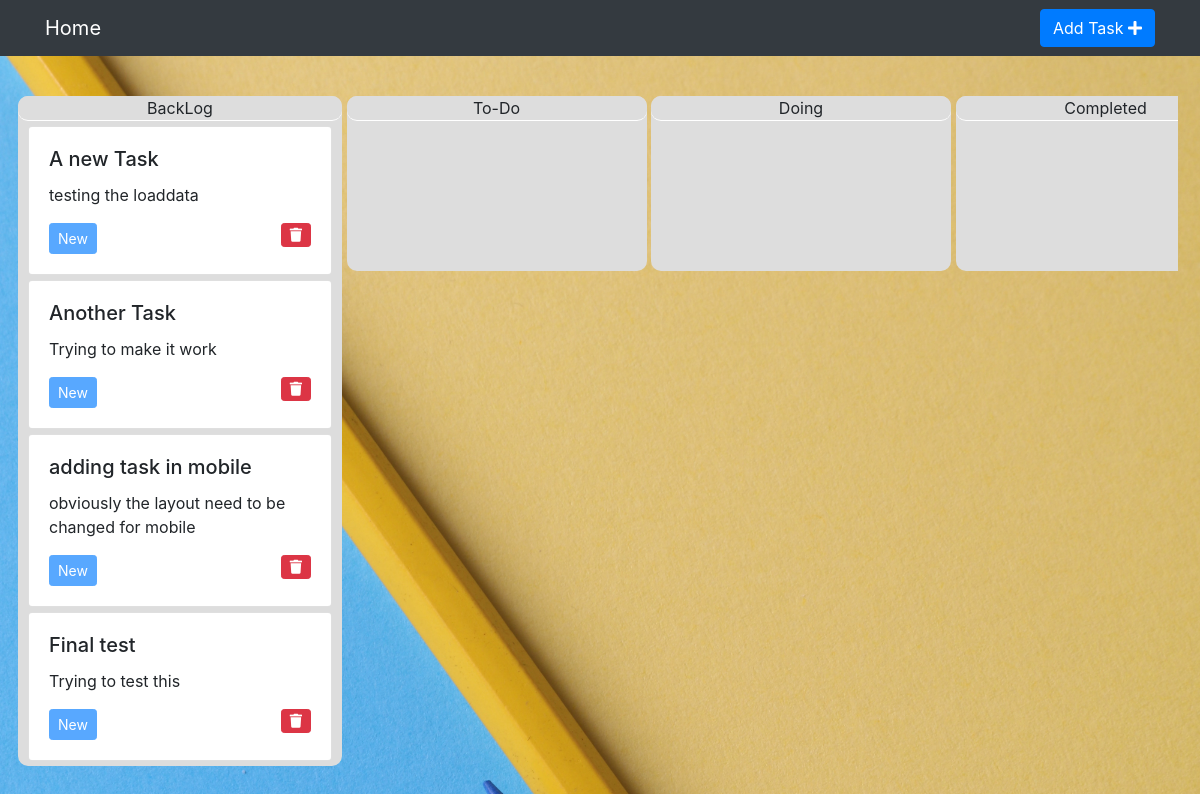
Page /task/ on the earlier database version.
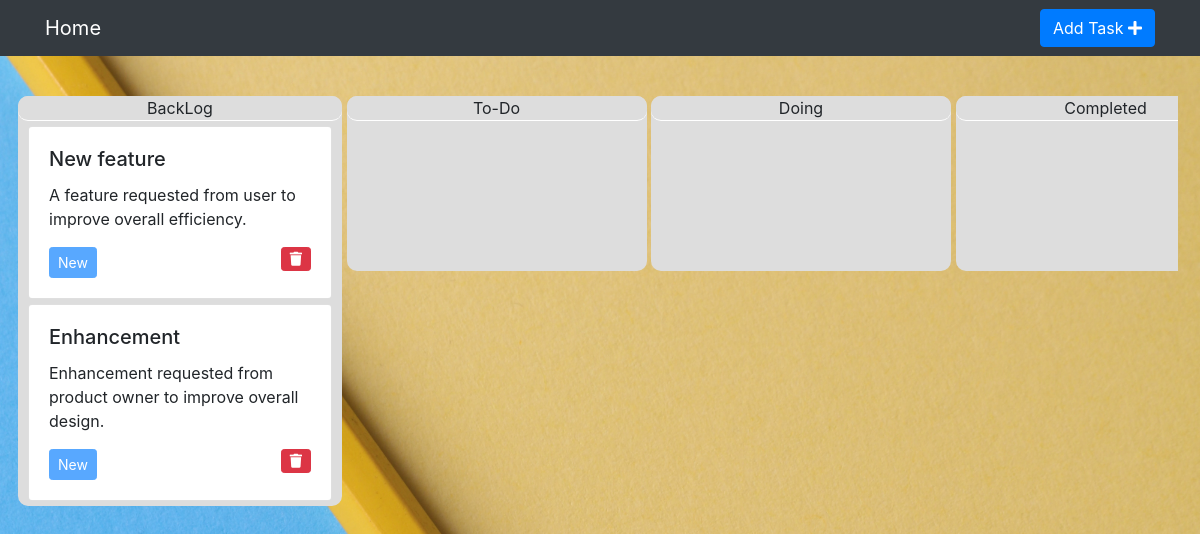
Same page on the later database version.
### task/models.py (models this page shows, shortened)
class Task(models.Model):
    STATUS_CHOICES = [
        ('To-Do', 'To-Do'),
        ('Doing', 'Doing'),
        ('Completed', 'Completed'),
        ('QA', 'QA'),
        ('Closed', 'Closed'),
        ('New', 'New')
    ]
    Title = models.CharField(max_length=250)
    Description = models.TextField(max_length=10000)
    Status = models.CharField(max_length=7,
                              default='New',
                              choices=STATUS_CHOICES,)
    def __str__(self):
        return self.Title

### task/views.py (the view)
def index(request):
    template = loader.get_template('task/task_list.html')
    allTasks = Task.objects.all()
    context = {
        'allTasks': allTasks
    }
    return HttpResponse(template.render(context, request))

### templates/task/task_list.html (shortened to what this page needs)
{% extends "task/index.html" %}
{% load static %}
{% block task_list %}
    <div class="row">
        {% for task in allTasks %}
            <div class="card" id="card-{{ task.pk }}" draggable="true" ondragstart="drag(event)" style="width: 19rem">
                <div class="card-body within-the-card">
                    <h5 class="card-title within-the-card-body">{{ task }}</h5>
                    <p class="card-text within-the-card-body">{{ task.Description }}</p>
                    <a href="#" class="btn btn-sm btn-primary disabled status within-the-card-body">{{ task.Status }}</a>
                    <a href="{% url 'task:task-delete' task.pk %} " class="btn btn-sm btn-danger float-right within-the-card-body"><i
                            class="fas fa-trash"></i></a>
                </div>
            </div>
        {% endfor %}
    </div>
{% endblock %}

### templates/task/index.html (shortened to what this page needs)
{% extends "base.html" %}
{% load static %}
{% block body %}
    <section class="page-section board-panel">
        <div class="container">
            <div class="horizontalScroll" id="horizontalScroll">
                <div class="board">
                    <div class="board-header">
                        BackLog
                    </div>
                    <div class="board-body" id="New-board" ondrop="drop(event)" ondragover="allowDrop(event)">
                    </div>
                </div>
                <div class="board">
                    <div class="board-header">
                        To-Do
                    </div>
                    <div class="board-body" id="To-Do-board" ondrop="drop(event)" ondragover="allowDrop(event)">
                    </div>
                </div>
                <div class="board">
                    <div class="board-header">
                        Doing
                    </div>
                    <div class="board-body" id="Doing-board" ondrop="drop(event)" ondragover="allowDrop(event)">
                    </div>
                </div>
                <div class="board">
                    <div class="board-header">
                        Completed
                    </div>
                    <div class="board-body" id="Completed-board" ondrop="drop(event)" ondragover="allowDrop(event)">
                    </div>
                </div>
            </div>
        </div>
    </section>
    {% block task_list %}
    {% endblock %}
{% endblock %}

### templates/base.html (shortened to what this page needs)
{% load i18n %}
{% load static %}
<link rel="stylesheet" type="text/css" href="{% static 'style.css' %}"/>
<link rel="stylesheet" href="https://stackpath.bootstrapcdn.com/bootstrap/4.3.1/css/bootstrap.min.css"
>
<link rel="stylesheet" href="https://use.fontawesome.com/releases/v5.8.1/css/all.css">
<!DOCTYPE html>
<html lang="en">
<head>
</head>
<body>
<nav class="navbar navbar-expand-lg bg-secondary fixed-top bg-dark" id="mainNav">
    <div class="container">
        <a class="navbar-brand" href="{% url 'index' %}">Home</a>
        <button id="addButton" class="btn btn-primary text-white" type="button" data-toggle="modal"
                data-target="#addTaskForm">
            Add Task
            <i class="fas fa-plus"></i>
        </button>
    </div>
</nav>
{% block body %}
{% endblock %}
</body>
</html>

### src/style.css (style rules this page uses)
body { background-image: url('/media/art-art-materials-background-1762851.jpg'); background-size: cover; }
h1, h2, h3, h4, h5, h6 { font-weight: 700; }
section { padding: 6rem 0; }
#mainNav { padding-top: 0.5rem; padding-bottom: 0.5rem; }
#mainNav .navbar-brand { color: #fff; }
a { color: #18BC9C; }
.btn { border-width: 2px; }
.bg-secondary { background-color: #2C3E50 !important; }
.btn-primary { background-color: #18BC9C; border-color: #18BC9C; }
div.horizontalScroll { overflow: auto; white-space: nowrap; overflow-x: scroll; }
div.horizontalScroll div.board { width: 300px; border-radius: 10px; display: inline-table; background-color: #dddddd; }
div.board div.board-header { width: 100%; height: 5%; border-bottom: solid 1px white; text-align: center; border-radius: 10px; background-color: #dddddd; }
div.board-body { width: 100%; min-height: 150px; }
.board-panel .container { max-width: 98%; padding-left: 8px; margin-left: 10px; margin-right: 10px; padding-right: 8px; }
.card-text { white-space: normal; word-wrap: break-word; }
.card { margin: 5px 10px 5px 10px; }

Differences in the rows shown:
removed Task: Title "adding task in mobile", Description "obviously the layout need to be changed for mobile", Status "New"
removed Task: Title "Final test", Description "Trying to test this", Status "New"
changed Task: Title "A new Task" → "New feature"; Description "testing the loaddata" → "A feature requested from user to improve overall efficiency."
changed Task: Title "Another Task" → "Enhancement"; Description "Trying to make it work" → "Enhancement requested from product owner to improve overall design."
